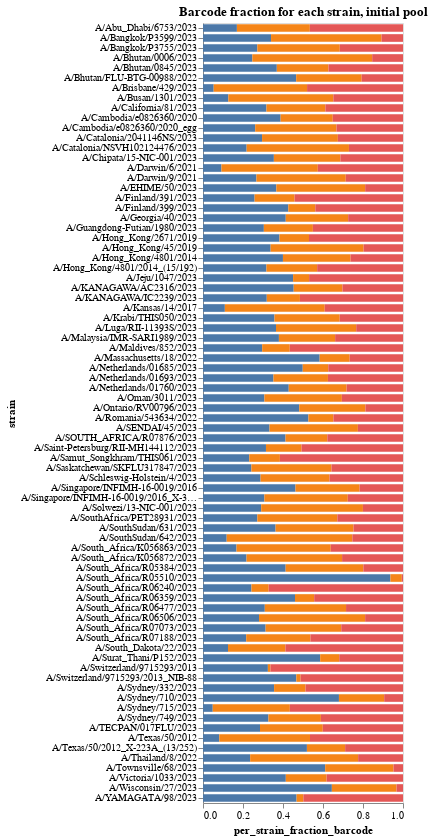

Write notebook code for a chart like this one.
### Markdown cell above
Everything looks *fairly* well balanced with the exception of **A/South_Africa/R05510/2023** which should be re-added to this pool at ~4x concentration to get a bit closer to other strains. I'm happy enough with all other strain balancing.

### Code cell
# Each barcode fraction across strains
all_barcode_counts = counts[['strain', 'barcode', 'count', 'well']].dropna()
single_well_all_barcode_counts = all_barcode_counts[all_barcode_counts['well'].isin([f'{SELECT_WELLS[0]}',f'{SELECT_WELLS[1]}'])]

# Get tidy single well means
tidy_single_well = single_well_all_barcode_counts[['strain','barcode','count']].groupby(['strain', 'barcode']).mean().reset_index()
# Get sums for each strain
strain_sums_df = tidy_single_well.groupby('strain').sum().rename(columns = {'count': 'strain_count_sum'}).reset_index()
# Merge and calculate per strain the fraction represented by each barcode
tidy_single_well = tidy_single_well.merge(strain_sums_df[['strain', 'strain_count_sum']], 
                       on = ['strain'],
                       validate="many_to_one",
                      )
tidy_single_well['per_strain_fraction_barcode'] = tidy_single_well['count'] / tidy_single_well['strain_count_sum']
tidy_single_well['barcode_letter'] = (['A', 'B', 'C'] * len(strain_sums_df))

# Plot as colored bar chart
bar_chart = alt.Chart(tidy_single_well).mark_bar(height={"band": 0.85}).encode(
    x = 'per_strain_fraction_barcode',
    y = 'strain',
    color=alt.Color('barcode_letter', legend=None),
    tooltip = ['strain', 'per_strain_fraction_barcode', 'barcode'],
).configure_axis(grid=False).properties(
        height = alt.Step(10),
        width = 200,
        title = "Barcode fraction for each strain, initial pool")

bar_chart

### Figure 1 — Vega-Lite specification as saved in the notebook (floating-point values rounded to 4 significant figures; data arrays with more than 128 entries replaced by an {"elided": "..."} marker saying what was removed)
{"config": {"view": {"continuousWidth": 300, "continuousHeight": 300}, "axis": {"grid": false}}, "data": {"name": "data-963e266b70b7ff19275b37470d0fb880"}, "mark": {"type": "bar", "height": {"band": 0.85}}, "encoding": {"color": {"field": "barcode_letter", "legend": null, "type": "nominal"}, "tooltip": [{"field": "strain", "type": "nominal"}, {"field": "per_strain_fraction_barcode", "type": "quantitative"}, {"field": "barcode", "type": "nominal"}], "x": {"field": "per_strain_fraction_barcode", "type": "quantitative"}, "y": {"field": "strain", "type": "nominal"}}, "height": {"step": 10}, "title": "Barcode fraction for each strain, initial pool", "width": 200, "$schema": "https://vega.github.io/schema/vega-lite/v5.16.3.json", "datasets": {"data-963e266b70b7ff19275b37470d0fb880": {"elided": "234 records"}}}
